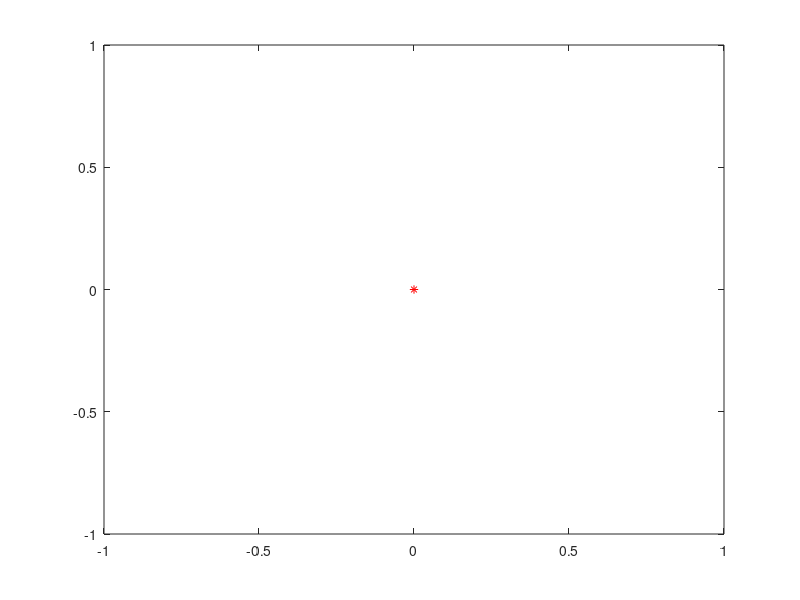

Here is the MATLAB script that generated this plot: (Note: this script raises an error after producing the figure.)
G = 6.67384E-11;
M = 5.972E24;
m = 450E3;
p0 = [412E3+6.371E6 0];
v0 = [0 7706.6];

dt = 0.1;
tmax = 3E4;

plot(0,0,'r*')
hold on;

%tic();
%[p,v,t] = orbit_1body(G,M,m, p0,v0, dt,tmax);
%plot(p(:,1,:),p(:,2,:),'b')
%size(t)
%toc()

%tic();
dt *= 10;
%[p,v,t] = orbit_1body(G,M,m, p0,v0, dt,tmax);
%plot(p(:,1,:),p(:,2,:),'r')
%size(t)
%toc()

%tic();
dt *= 10;
%[p,v,t] = orbit_1body(G,M,m, p0,v0, dt,tmax);
%plot(p(:,1,:),p(:,2,:),'g')
%size(t)
%toc()

tic();
dt *= 10;
dt
[p,v,t] = orbit_1body(G,M,m, p0,v0, dt,tmax);
plot(p(:,1,:),p(:,2,:),'m')
size(t)
toc()

tic();
dt *= 10;
dt
[p,v,t] = orbit_1body(G,M,m, p0,v0, dt,tmax);
plot(p(:,1,:),p(:,2,:),'y')
size(t)
toc()

orbit_time(p(:,1),p(:,2),t)

hold off;
